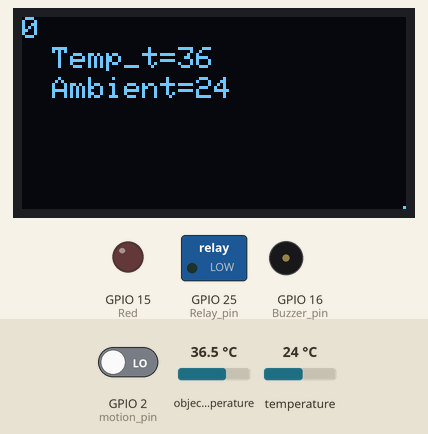
Recording of a sketch running on a simulated ESP32. Parts: 128×64 one-colour display, switched loads named in the sketch (green lamp = pin HIGH), output pins drawn as LEDs (lit = HIGH), buzzer (waves = sounding). The test bench sets the inputs (shaded band); at power-on: object temperature 36.5 °C, temperature 24 °C, GPIO 2 (motion_pin) LOW. WiFi joins after 1.5 s; servers stay silent unless stated; no MQTT or app messages arrive unless stated; pins used as bus, display or sensor lines are not drawn; what the sketch prints to the serial monitor is not drawn.

Above: at 3.1 s.
3.2 s: object temperature set to 20 °C
5.0 s: temperature set to 12 °C
At 6.7 s:
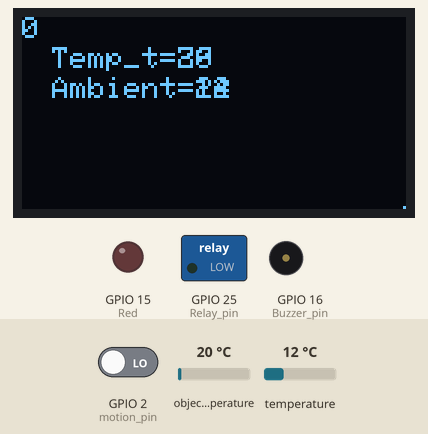
7.0 s: GPIO 2 (motion_pin) driven HIGH
At 9.7 s:
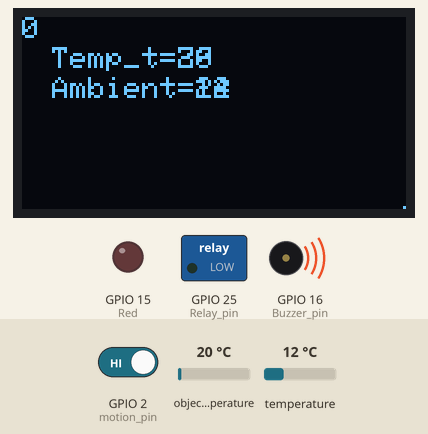
10.0 s: object temperature set to 29.7 °C
11.5 s: object temperature set to 30.3 °C
13.0 s: temperature set to 19 °C
At 14.8 s:
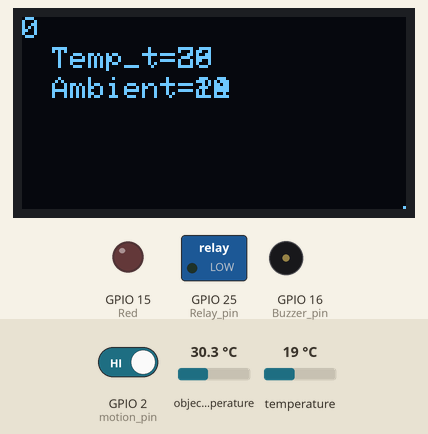
Timing chart, 0 to 16.0 s (numbered marks = the images above; inputs shaded):
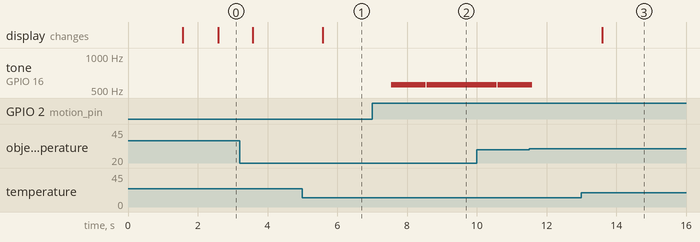

The sketch:

sketch_Oven_status.ino
```cpp
#include <Wire.h>
#include <SPI.h>
#include <Adafruit_MLX90614.h>
#include <Adafruit_GFX.h>
#include <Adafruit_SSD1306.h>
#include <Ticker.h>
#include<WiFi.h>
#include <PubSubClient.h>
#define OLED_RESET 4
Adafruit_SSD1306 display(OLED_RESET);

Adafruit_MLX90614 mlx = Adafruit_MLX90614();
int motion_pin=2;
int motion=0;
int Green=4;
int Red=15;
int Relay_pin=25;
int Buzzer_pin=16;
char msg[100];
Ticker Read_sensor;
Ticker Display_RUNON;
double Temp_ambient;
double Temp_object;
int Oven_status=0;   //0 is oven off,1 is oven on
//...........Wifi setup................//
const char* myssid = "BANONGLEE_2.4G";
const char* mypassword = "WANVIM27";
//.............Mqtt......................//
const char* mqtt_server = "broker.netpie.io";
const int mqtt_port = 1883;
const char* mqtt_Client = "d1fac620-4ec6-41e6-bea5-7c84090dd0ee";
const char* mqtt_username = "yPfcthAH5w8EWqxwUN3VECBaZkKNsDEn";
const char* mqtt_password = "mJS9MiKcyC8x4f7TPNkWaS4kKStDKLCu";

// ...anoucement the mqtt function...//
WiFiClient espClient;
PubSubClient client(espClient);
void setup() {
  Serial.begin(9600);
  //.....connect wifi.....//
  Serial.print("Connecting to ");
  Serial.println(myssid);
  WiFi.begin(myssid, mypassword);
  while (WiFi.status() != WL_CONNECTED)
  {
    delay(500);
    Serial.print(".");
  }
  Serial.println("");
  Serial.println("WiFi connected");
  Serial.println("IP address: ");
  Serial.println(WiFi.localIP());
  client.setServer(mqtt_server, mqtt_port);//ให้ทำการสร้างพอร์ต mqtt
//.....connect wifi.....//

  Serial.println("Adafruit MLX90614 test");
  pinMode(motion_pin,INPUT);
  pinMode(Relay_pin,OUTPUT);

  mlx.begin();

  display.begin(SSD1306_SWITCHCAPVCC, 0x3c); //initialize I2C addr 0x3c
  display.clearDisplay(); // clears the screen and buffer
  display.drawPixel(127, 63, WHITE);
  display.setTextSize(1);
  display.setTextColor(WHITE);
  display.setCursor(0,0);
  display.println(Oven_status);
  pinMode(Red, OUTPUT);
  pinMode(Green, OUTPUT);
  pinMode(Buzzer_pin, OUTPUT);
  Read_sensor.attach(1,read_oven_status);
  Display_RUNON.attach(1,Display_run);
  display.display();
}

void read_oven_status()
{
  motion = digitalRead(motion_pin);
  Serial.println(motion);
  Temp_ambient = mlx.readAmbientTempC();
  Temp_object = mlx.readObjectTempC();

  if(Temp_object>=50&&motion==1)
  {
    Oven_status=1;
    digitalWrite(Green,HIGH);
    digitalWrite(Red,LOW);
    Serial.println("oven status ON");
    Serial.println(motion);
    Serial.println("motion=ON");
    tone(Buzzer_pin,554);
    delay(1000);
    noTone(Buzzer_pin);
    Serial.println("Motion detect object");
  }
  else if(Temp_object>=55&&motion==0)
  {
    Oven_status=1;
    digitalWrite(Green,LOW);
    digitalWrite(Red,HIGH);
    Serial.println("oven status ON");
    Serial.println(motion);
    Serial.println("motion=OFF");
    Serial.println("Motion not detect object");
  }
  if(Temp_object<=30&&motion==1)
  {
    Oven_status=0;
    digitalWrite(Red,LOW);
    digitalWrite(Green,HIGH);
    Serial.println("Oven OFF");
    Serial.println(motion);
    Serial.println("motion=ON");
    Serial.println("Motion detect object");
    tone(Buzzer_pin,554);
    delay(1000);
    noTone(Buzzer_pin);

  }
  else
  {
    Oven_status=0;
    digitalWrite(Red,LOW);
    digitalWrite(Green,LOW);
    Serial.println("Oven LOW");
    Serial.println(motion);
    Serial.println("motion=LOW");
    Serial.println("Motion not detect object");
  }
}
void Cut_out()
{
  if(Temp_object>=50&&motion==1)
  {
    digitalWrite(Relay_pin,LOW);
    Serial.println("Relay=OFF");
  }
  else if(Temp_object>=55&&motion==0)
  {
    tone(Buzzer_pin,26);
    delay(1000);
    tone(Buzzer_pin,300);
    delay(1000);
    noTone(Buzzer_pin);
    delay(50000);
    digitalWrite(Relay_pin,HIGH);
    Serial.println("Relay=ON");
    Serial.println("turn off power");
  }

  if(Temp_object<=30&&motion==0)
  {
    delay(300000);
    digitalWrite(Relay_pin,HIGH);
    Serial.println("Relay=ON");
  }
  else
  {
    Oven_status=0;
    digitalWrite(Red,LOW);
    digitalWrite(Green,LOW);
    Serial.println("Oven LOW");
    Serial.println(motion);
    Serial.println("motion=LOW");
    Serial.println("Motion not detect object");
  }
}
void Display_run()
{
  display.setCursor(10,10);
  display.print("Temp_t=");
  display.println(Temp_object ,0);
  display.setCursor(10,20);
  display.print("Ambient=");
  display.println(Temp_ambient , 0);
  Serial.printf("Ambient=%.3f",Temp_ambient);
  Serial.printf("object=%.3f",Temp_object );
  display.display();

}
void reconnect()
{
  while (!client.connected()) //! mean not
  {
    Serial.print("Sensor MQTT connection…");
    if (client.connect(mqtt_Client, mqtt_username,mqtt_password))
    {
      Serial.println("connected");
      client.subscribe("@msg/OUT1");
    }
    else {
      Serial.print("failed, rc=");
      Serial.print(client.state());
      Serial.println("try again in 5 seconds");
      delay(5000);
    }
  }
}
void loop()

{

  if (!client.connected()) {
    reconnect();
  }
  client.loop();
  String data = "{\"data\": {\"Temp_object\":" + String(Temp_object) +",\"Ambient\":" + String(Temp_ambient)+",\"Motion\":" + String(motion)+"}}";
  Serial.println(data);
  data.toCharArray(msg, (data.length() + 1));
  client.publish("@shadow/data/update", msg);
  delay(5000);
  //Cut_out();

}
```

Measured:
- after the input at 5.0 s, the display: changes after 0.58 s (image 1)
- after the input at 7.0 s, tone on GPIO 16 (Buzzer_pin): silent → 554 Hz after 0.54 s, → silent 1.0 s later, → 554 Hz 0.03 s later
- after the input at 13.0 s, the display: changes after 0.60 s (image 3)
